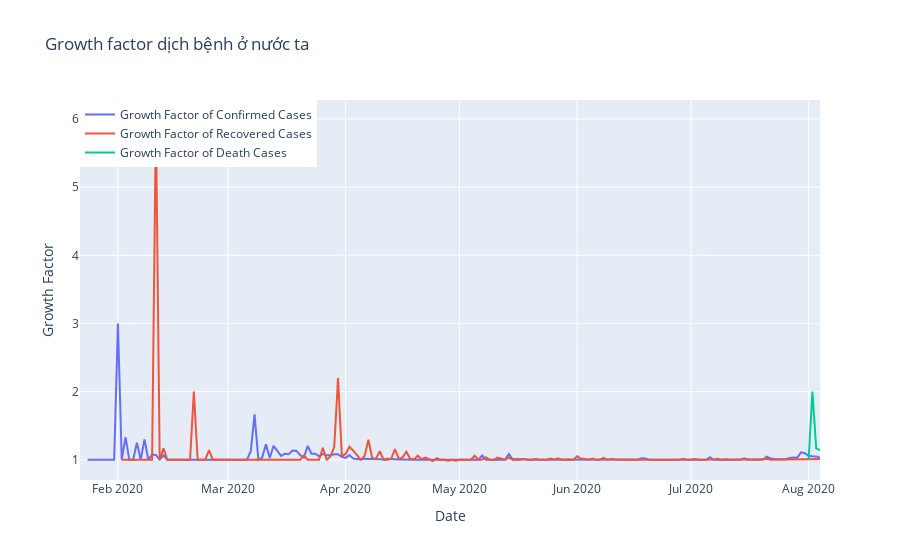

Here is the notebook cell this chart was saved with:
### Code cell
VN_increase_confirm=[]
VN_increase_recover=[]
VN_increase_deaths=[]
for i in range(vn_data.shape[0]-1):
    VN_increase_confirm.append(((vn_data["Confirmed"].iloc[i+1])/vn_data["Confirmed"].iloc[i]))
    VN_increase_recover.append(((vn_data["Recovered"].iloc[i+1])/vn_data["Recovered"].iloc[i]))
    VN_increase_deaths.append(((vn_data["Deaths"].iloc[i+1])/vn_data["Deaths"].iloc[i]))
VN_increase_confirm.insert(0,1)
VN_increase_recover.insert(0,1)
VN_increase_deaths.insert(0,1)

fig=go.Figure()
fig.add_trace(go.Scatter(x=vn_data.Date, y=VN_increase_confirm,
                    mode='lines',
                    name='Growth Factor of Confirmed Cases'))
fig.add_trace(go.Scatter(x=vn_data.Date, y=VN_increase_recover,
                    mode='lines',
                    name='Growth Factor of Recovered Cases'))
fig.add_trace(go.Scatter(x=vn_data.Date, y=VN_increase_deaths,
                    mode='lines',
                    name='Growth Factor of Death Cases'))
fig.update_layout(title="Growth factor dịch bệnh ở nước ta",
                 xaxis_title="Date",yaxis_title="Growth Factor",
                 legend=dict(x=0,y=1,traceorder="normal"))
fig.show()

### Figure 1 — Plotly figure (JSON) as saved in the notebook; plotly's stock layout.template omitted (floating-point values rounded to 4 significant figures; data arrays with more than 128 entries replaced by an {"elided": "..."} marker saying what was removed)
{"data": [{"mode": "lines", "name": "Growth Factor of Confirmed Cases", "type": "scatter", "x": {"elided": "196 str values"}, "y": {"elided": "196 float values"}}, {"mode": "lines", "name": "Growth Factor of Recovered Cases", "type": "scatter", "x": {"elided": "196 str values"}, "y": {"elided": "196 float values"}}, {"mode": "lines", "name": "Growth Factor of Death Cases", "type": "scatter", "x": {"elided": "196 str values"}, "y": {"elided": "196 float values"}}], "layout": {"autosize": true, "legend": {"traceorder": "normal", "x": 0, "y": 1}, "title": {"text": "Growth factor dịch bệnh ở nước ta"}, "xaxis": {"autorange": true, "range": ["2020-01-22", "2020-08-04"], "title": {"text": "Date"}, "type": "date"}, "yaxis": {"autorange": true, "range": [0.7034, 6.279], "title": {"text": "Growth Factor"}, "type": "linear"}}}
